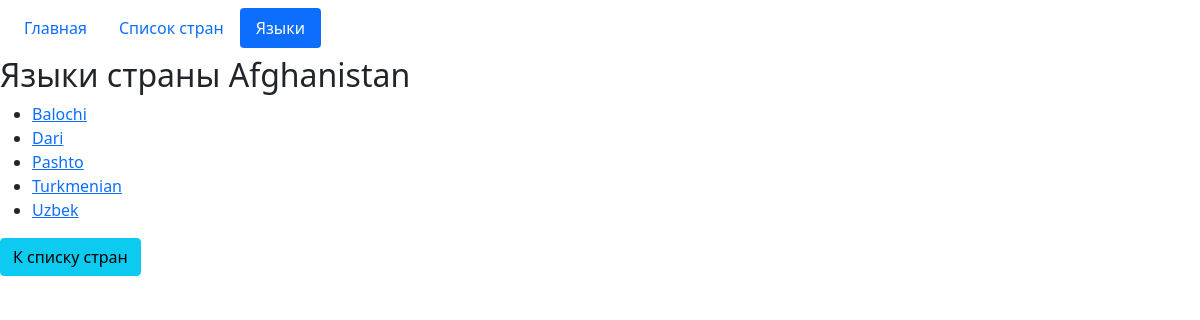
The page /country/Afghanistan on the database its author committed.
### MainApp/models.py (models this page shows)
class Language(models.Model):
    name = models.CharField(max_length=100, unique=True)

### MainApp/views.py (the view)
# urls.py: path('country/<str:country_name>',views.country_page, name="country"),
def country_page(request, country_name):
    languages = Language.objects.values().filter(country__name=country_name)
    country = Country.objects.values('name').filter(name=country_name).distinct()
    return render(request, 'country_page.html', {"country": country, "languages": languages})

### templates/country_page.html (shortened to what this page needs)
{% extends 'base.html'%}
{% block content%}
<h2>Языки страны {% for page in country %}{{ page.name }}{% endfor %}</h2>
<ul>
    {% for ct in languages %}
        <li><a href="{% url 'countries_languages' ct.name %}">{{ ct.name }}</a></li>
    {% endfor %}
</ul>
<a href="{% url 'countries' %}"><button class="btn btn-info">К списку стран</button></a>
{% endblock %}

### rows shown on the page
Language: name "Balochi"
Language: name "Dari"
Language: name "Pashto"
Language: name "Turkmenian"
Language: name "Uzbek"

### other values the page prints
{{ page.name }} "Afghanistan"
